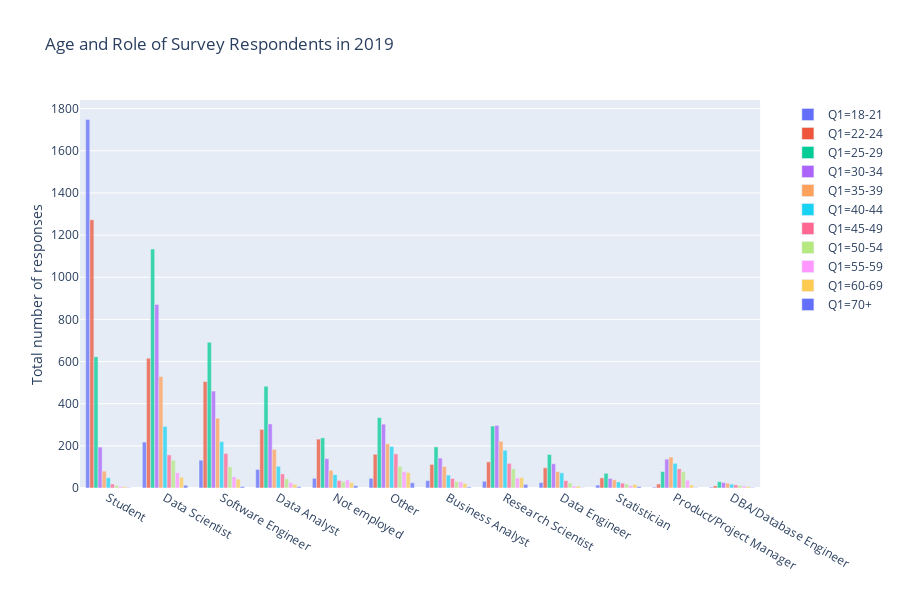

Source (notebook cell):
### Markdown cell above
## Age Breakdown

### Code cell
df_test = pd.DataFrame({'count' : df_2019.groupby([ "Q5", "Q1"] ).size()}).reset_index().sort_values(by = 'count', ascending = False)
df_test.head()

fig = px.bar(df_test, x = 'Q5', y = 'count', title= 'Age and Role of Survey Respondents in 2019', 
             color = 'Q1' , barmode='group' ,
            labels={'Q5':'', 'count':'Total number of responses'},
            opacity = OPACITY)
fig.show()

### Figure 1 — Plotly figure (JSON) as saved in the notebook; plotly's stock layout.template omitted (floating-point values rounded to 4 significant figures)
{"data": [{"alignmentgroup": "True", "hoverlabel": {"namelength": 0}, "hovertemplate": "Q1=18-21<br>=%{x}<br>Total number of responses=%{y}", "legendgroup": "Q1=18-21", "marker": {"color": "#636efa", "opacity": 0.75}, "name": "Q1=18-21", "offsetgroup": "Q1=18-21", "orientation": "v", "showlegend": true, "textposition": "auto", "type": "bar", "x": ["Student", "Data Scientist", "Software Engineer", "Data Analyst", "Not employed", "Other", "Business Analyst", "Research Scientist", "Data Engineer", "Statistician", "Product/Project Manager", "DBA/Database Engineer"], "xaxis": "x", "y": [1749, 218, 132, 88, 46, 46, 35, 32, 26, 14, 4, 4], "yaxis": "y"}, {"alignmentgroup": "True", "hoverlabel": {"namelength": 0}, "hovertemplate": "Q1=22-24<br>=%{x}<br>Total number of responses=%{y}", "legendgroup": "Q1=22-24", "marker": {"color": "#EF553B", "opacity": 0.75}, "name": "Q1=22-24", "offsetgroup": "Q1=22-24", "orientation": "v", "showlegend": true, "textposition": "auto", "type": "bar", "x": ["Student", "Data Scientist", "Software Engineer", "Data Analyst", "Not employed", "Other", "Research Scientist", "Business Analyst", "Data Engineer", "Statistician", "Product/Project Manager", "DBA/Database Engineer"], "xaxis": "x", "y": [1273, 616, 505, 278, 232, 160, 124, 112, 96, 48, 19, 10], "yaxis": "y"}, {"alignmentgroup": "True", "hoverlabel": {"namelength": 0}, "hovertemplate": "Q1=25-29<br>=%{x}<br>Total number of responses=%{y}", "legendgroup": "Q1=25-29", "marker": {"color": "#00cc96", "opacity": 0.75}, "name": "Q1=25-29", "offsetgroup": "Q1=25-29", "orientation": "v", "showlegend": true, "textposition": "auto", "type": "bar", "x": ["Data Scientist", "Software Engineer", "Student", "Data Analyst", "Other", "Research Scientist", "Not employed", "Business Analyst", "Data Engineer", "Product/Project Manager", "Statistician", "DBA/Database Engineer"], "xaxis": "x", "y": [1134, 691, 623, 483, 334, 294, 238, 195, 159, 78, 70, 30], "yaxis": "y"}, {"alignmentgroup": "True", "hoverlabel": {"namelength": 0}, "hovertemplate": "Q1=30-34<br>=%{x}<br>Total number of responses=%{y}", "legendgroup": "Q1=30-34", "marker": {"color": "#ab63fa", "opacity": 0.75}, "name": "Q1=30-34", "offsetgroup": "Q1=30-34", "orientation": "v", "showlegend": true, "textposition": "auto", "type": "bar", "x": ["Data Scientist", "Software Engineer", "Data Analyst", "Other", "Research Scientist", "Student", "Business Analyst", "Not employed", "Product/Project Manager", "Data Engineer", "Statistician", "DBA/Database Engineer"], "xaxis": "x", "y": [871, 460, 304, 303, 297, 194, 142, 139, 137, 115, 45, 26], "yaxis": "y"}, {"alignmentgroup": "True", "hoverlabel": {"namelength": 0}, "hovertemplate": "Q1=35-39<br>=%{x}<br>Total number of responses=%{y}", "legendgroup": "Q1=35-39", "marker": {"color": "#FFA15A", "opacity": 0.75}, "name": "Q1=35-39", "offsetgroup": "Q1=35-39", "orientation": "v", "showlegend": true, "textposition": "auto", "type": "bar", "x": ["Data Scientist", "Software Engineer", "Research Scientist", "Other", "Data Analyst", "Product/Project Manager", "Business Analyst", "Not employed", "Student", "Data Engineer", "Statistician", "DBA/Database Engineer"], "xaxis": "x", "y": [529, 331, 222, 210, 183, 147, 102, 84, 80, 78, 39, 23], "yaxis": "y"}, {"alignmentgroup": "True", "hoverlabel": {"namelength": 0}, "hovertemplate": "Q1=40-44<br>=%{x}<br>Total number of responses=%{y}", "legendgroup": "Q1=40-44", "marker": {"color": "#19d3f3", "opacity": 0.75}, "name": "Q1=40-44", "offsetgroup": "Q1=40-44", "orientation": "v", "showlegend": true, "textposition": "auto", "type": "bar", "x": ["Data Scientist", "Software Engineer", "Other", "Research Scientist", "Product/Project Manager", "Data Analyst", "Data Engineer", "Not employed", "Business Analyst", "Student", "Statistician", "DBA/Database Engineer"], "xaxis": "x", "y": [292, 220, 197, 179, 117, 103, 72, 63, 61, 49, 29, 18], "yaxis": "y"}, {"alignmentgroup": "True", "hoverlabel": {"namelength": 0}, "hovertemplate": "Q1=45-49<br>=%{x}<br>Total number of responses=%{y}", "legendgroup": "Q1=45-49", "marker": {"color": "#FF6692", "opacity": 0.75}, "name": "Q1=45-49", "offsetgroup": "Q1=45-49", "orientation": "v", "showlegend": true, "textposition": "auto", "type": "bar", "x": ["Software Engineer", "Other", "Data Scientist", "Research Scientist", "Product/Project Manager", "Data Analyst", "Business Analyst", "Not employed", "Data Engineer", "Statistician", "Student", "DBA/Database Engineer"], "xaxis": "x", "y": [164, 162, 157, 117, 91, 67, 45, 36, 35, 23, 19, 15], "yaxis": "y"}, {"alignmentgroup": "True", "hoverlabel": {"namelength": 0}, "hovertemplate": "Q1=50-54<br>=%{x}<br>Total number of responses=%{y}", "legendgroup": "Q1=50-54", "marker": {"color": "#B6E880", "opacity": 0.75}, "name": "Q1=50-54", "offsetgroup": "Q1=50-54", "orientation": "v", "showlegend": true, "textposition": "auto", "type": "bar", "x": ["Data Scientist", "Other", "Software Engineer", "Research Scientist", "Product/Project Manager", "Data Analyst", "Business Analyst", "Not employed", "Data Engineer", "Statistician", "DBA/Database Engineer", "Student"], "xaxis": "x", "y": [132, 103, 100, 91, 77, 44, 31, 30, 24, 19, 12, 12], "yaxis": "y"}, {"alignmentgroup": "True", "hoverlabel": {"namelength": 0}, "hovertemplate": "Q1=55-59<br>=%{x}<br>Total number of responses=%{y}", "legendgroup": "Q1=55-59", "marker": {"color": "#FF97FF", "opacity": 0.75}, "name": "Q1=55-59", "offsetgroup": "Q1=55-59", "orientation": "v", "showlegend": true, "textposition": "auto", "type": "bar", "x": ["Other", "Data Scientist", "Software Engineer", "Research Scientist", "Not employed", "Product/Project Manager", "Business Analyst", "Data Analyst", "Statistician", "Data Engineer", "DBA/Database Engineer", "Student"], "xaxis": "x", "y": [77, 72, 53, 47, 38, 37, 29, 25, 11, 9, 9, 7], "yaxis": "y"}, {"alignmentgroup": "True", "hoverlabel": {"namelength": 0}, "hovertemplate": "Q1=60-69<br>=%{x}<br>Total number of responses=%{y}", "legendgroup": "Q1=60-69", "marker": {"color": "#FECB52", "opacity": 0.75}, "name": "Q1=60-69", "offsetgroup": "Q1=60-69", "orientation": "v", "showlegend": true, "textposition": "auto", "type": "bar", "x": ["Other", "Data Scientist", "Research Scientist", "Software Engineer", "Not employed", "Business Analyst", "Data Analyst", "Statistician", "Product/Project Manager", "Data Engineer", "DBA/Database Engineer", "Student"], "xaxis": "x", "y": [73, 51, 50, 42, 25, 21, 17, 17, 14, 9, 7, 6], "yaxis": "y"}, {"alignmentgroup": "True", "hoverlabel": {"namelength": 0}, "hovertemplate": "Q1=70+<br>=%{x}<br>Total number of responses=%{y}", "legendgroup": "Q1=70+", "marker": {"color": "#636efa", "opacity": 0.75}, "name": "Q1=70+", "offsetgroup": "Q1=70+", "orientation": "v", "showlegend": true, "textposition": "auto", "type": "bar", "x": ["Other", "Research Scientist", "Data Scientist", "Not employed", "Software Engineer", "Statistician", "Data Analyst", "Business Analyst", "Product/Project Manager", "DBA/Database Engineer", "Student", "Data Engineer"], "xaxis": "x", "y": [25, 17, 13, 11, 7, 7, 6, 5, 2, 2, 2, 1], "yaxis": "y"}], "layout": {"barmode": "group", "height": 600, "legend": {"tracegroupgap": 0}, "title": {"text": "Age and Role of Survey Respondents in 2019"}, "xaxis": {"anchor": "y", "domain": [0, 0.98], "title": {"text": ""}}, "yaxis": {"anchor": "x", "domain": [0, 1], "title": {"text": "Total number of responses"}}}}
